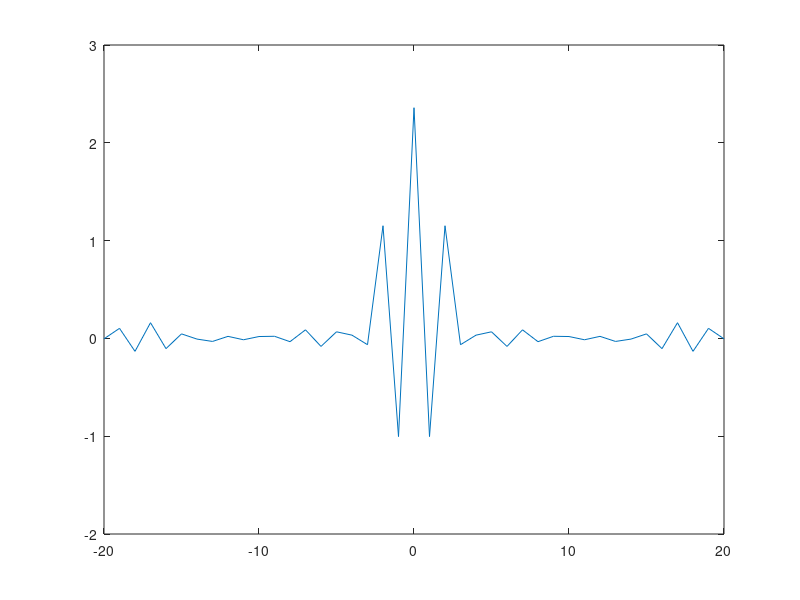

The MATLAB script that drew this image: (Note: this script raises an error after producing the figure.)
%% 3.1 Estimation of expected value, covariance fucntion and spectral density
clear all
clc
load input_files/data1.mat
plot(data1.x)
m = mean(data1.x);
sigma = std(data1.x);
n = length(data1.x);
ts = tinv([0.025  0.975],n-1); 
interval = m + ts * sigma/sqrt(n)

%% 3.2 Estimation of the covariance function
clear all
clc
load input_files/covProc.mat
k = 1;
plot(covProc(1:end-k),covProc(k+1:end),'.')
[ycov,lags]=xcov(covProc,20,'biased')
plot(lags,ycov)


%% 3.3 Specturm estimate of a sum of harmonics
clear all
clc
simuleraenkelsumma

%% 4.1 Keynotes and overtones
clear all
clc
load input_files/cello.mat
load input_files/trombone.mat
soundsc(trombone.x)
spekgui

%% 4.2 Aliasing
clear all
clc 
load input_files/cello.mat
load input_files/trombone.mat
n = 2;
cello2.x = cello.x(1:n:end);
cello2.dt = cello.dt*n;
trombone2.x = trombone.x(1:n:end);
trombone2.dt = trombone.dt*n;
spekgui
